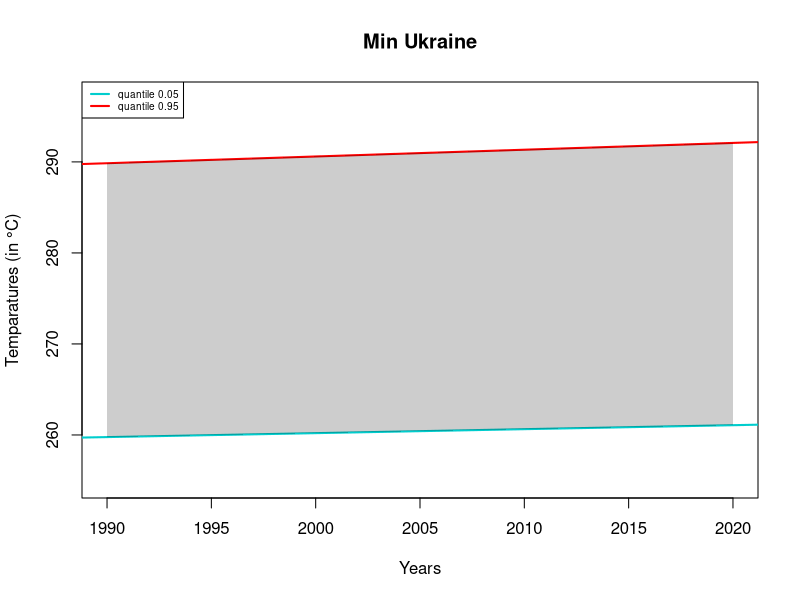

This figure's R source:
# Load data

# ESP
# data_ESP_max <- read.csv("output_data/ESP/aggregate_max_ESP.csv", header = TRUE, sep = ",")
# data_ESP_mean <- read.csv("output_data/ESP/aggregate_mean_ESP.csv", header = TRUE, sep = ",")
# data_ESP_min <- read.csv("output_data/ESP/aggregate_min_ESP.csv", header = TRUE, sep = ",")
# 
# # POL
# data_POL_max <- read.csv("output_data/POL/aggregate_max_POL.csv", header = TRUE, sep = ",")
# data_POL_mean <- read.csv("output_data/POL/aggregate_mean_POL.csv", header = TRUE, sep = ",")
# data_POL_min <- read.csv("output_data/POL/aggregate_min_POL.csv", header = TRUE, sep = ",")
# 
# # PRT
# data_PRT_max <- read.csv("output_data/PRT/aggregate_max_PRT.csv", header = TRUE, sep = ",")
# data_PRT_mean <- read.csv("output_data/PRT/aggregate_mean_PRT.csv", header = TRUE, sep = ",")
# data_PRT_min <- read.csv("output_data/PRT/aggregate_min_PRT.csv", header = TRUE, sep = ",")
# 
# # UKR
data_UKR_max <- read.csv("output_data/UKR/aggregate_max_UKR.csv", header = TRUE, sep = ",")
data_UKR_mean <- read.csv("output_data/UKR/aggregate_mean_UKR.csv", header = TRUE, sep = ",")
data_UKR_min <- read.csv("output_data/UKR/aggregate_min_UKR.csv", header = TRUE, sep = ",")

# We create the plot_temporal_regression function
plot_temporal_regression <- function(data_min, data_mean, data_max, years, title, show_stat = TRUE) {
  
  # We regress the data
  reg1 <- lm(data_min ~ years)
  reg2 <- lm(data_mean ~ years)
  reg3 <- lm(data_max ~ years)
  
  # We plot the regressions and the raw data
  plot(years, data_min, col = "cyan3", xlab = "Years", 
       ylab = "Temparatures (in °C)", main = title, ylim = c(min(predict(reg1), 
      predict(reg2), predict(reg3))-5, max(predict(reg1), predict(reg2), predict(reg3))+5))
  points(years, data_mean, col = "gold")
  points(years, data_max, col = "deeppink3") 
  abline(reg1, col = "cyan3", lwd = 2)
  abline(reg2, col = "gold", lwd = 2)
  abline(reg3, col = "deeppink3", lwd = 2)

  pred1 <- predict(reg1)
  pred2 <- predict(reg2)
  pred3 <- predict(reg3)
  
  # We add the coefficients and the t-test
  if (show_stat == TRUE){
  text(1995, min(pred1)-2, paste(sprintf("coef = %.3f, t = %.3f", coef(reg1)[2], coef(summary(reg1))[2, "t value"])), pos = 4, col = "black")
  text(1995, min(pred2)-2, paste(sprintf("coef = %.3f, t = %.3f", coef(reg2)[2], coef(summary(reg2))[2, "t value"])), pos = 4, col = "black")
  text(1995, min(pred3)-2, paste(sprintf("coef = %.3f, t = %.3f", coef(reg3)[2], coef(summary(reg3))[2, "t value"])), pos = 4, col = "black")
  }
 
  legend("topleft", legend = c("MIN", "MEAN", "MAX"), col = c("cyan3", "gold", "deeppink3"), lwd = 2, cex = 0.6)
}



# We test the function
# plot_temporal_regression(
# data_ESP_min$Median, data_ESP_mean$Median, data_ESP_max$Median, data_ESP_max$Year, 'Spain')
# 
# plot_temporal_regression(
#   data_POL_min$Median, data_POL_mean$Median, data_POL_max$Median, data_POL_max$Year, 'Poland')
# 
# plot_temporal_regression(
#   data_PRT_min$Median, data_PRT_mean$Median, data_PRT_max$Median, data_PRT_max$Year, 'Portugal')
# 
# plot_temporal_regression(
#   data_UKR_min$Median, data_UKR_mean$Median, data_UKR_max$Median, data_UKR_max$Year, 'Ukraine')

plot_temporal_regression_q <- function(data_q05, data_q95, years, title, show_stat = TRUE) {
  
  # We regress the data
  reg1 <- lm(data_q05 ~ years)
  reg2 <- lm(data_q95 ~ years)

  
  # We plot the regressions
  plot(years, data_q05, type = 'n', xlab = "Years", 
       ylab = "Temparatures (in °C)", main = title, ylim = c(min(predict(reg1))-5, max(predict(reg2))+5))
  abline(reg1, col = "cyan3", lwd = 2)
  abline(reg2, col = "red", lwd = 2)
  pred1 <- predict(reg1)
  pred2 <- predict(reg2)
  
  # We do a polygon to show the inter quantile space
  polygon(c(years, rev(years)), c(pred1, rev(pred2)), col = rgb(0, 0, 0, alpha = 50, maxColorValue = 255), border = NA)
  
  # We add the coefficients and the t-test
  if (show_stat == TRUE){
  text(1995, min(pred1)-2, paste(sprintf("coef = %.3f, t = %.3f", coef(reg1)[2], coef(summary(reg1))[2, "t value"])), pos = 4, col = "black")
  text(1995, min(pred2)-2, paste(sprintf("coef = %.3f, t = %.3f", coef(reg2)[2], coef(summary(reg2))[2, "t value"])), pos = 4, col = "black")
  }

  legend("topleft", legend = c("quantile 0.05", "quantile 0.95"), col = c("cyan3", "red"), lwd = 2, cex = 0.6)
}

# We execute the function for the min, mean and max of all the countries
plot_temporal_regression_q(
  data_UKR_min$Quantile_0.05, data_UKR_min$Quantile_0.95, data_UKR_min$Year, 'Min Ukraine', FALSE)
# plot_temporal_regression_q(
#   data_UKR_mean$Quantile_0.05, data_UKR_mean$Quantile_0.95, data_UKR_min$Year, 'Mean Ukraine')
# plot_temporal_regression_q(
#   data_UKR_max$Quantile_0.05, data_UKR_max$Quantile_0.95, data_UKR_min$Year, 'Max Ukraine')
# plot_temporal_regression_q(
#   data_ESP_min$Quantile_0.05, data_ESP_min$Quantile_0.95, data_ESP_min$Year, 'Min Spain')
# plot_temporal_regression_q(
#   data_ESP_mean$Quantile_0.05, data_ESP_mean$Quantile_0.95, data_ESP_min$Year, 'Mean Spain')
# plot_temporal_regression_q(
#   data_ESP_max$Quantile_0.05, data_ESP_max$Quantile_0.95, data_ESP_min$Year, 'Max Spain')
# plot_temporal_regression_q(
#   data_PRT_min$Quantile_0.05, data_PRT_min$Quantile_0.95, data_UKR_min$Year, 'Min Portugal')
# plot_temporal_regression_q(
#   data_PRT_mean$Quantile_0.05, data_PRT_mean$Quantile_0.95, data_UKR_min$Year, 'Mean Portugal')
# plot_temporal_regression_q(
#   data_PRT_max$Quantile_0.05, data_PRT_max$Quantile_0.95, data_UKR_min$Year, 'Max Portugal')
# plot_temporal_regression_q(
#   data_POL_min$Quantile_0.05, data_POL_min$Quantile_0.95, data_ESP_min$Year, 'Min Poland')
# plot_temporal_regression_q(
#   data_POL_mean$Quantile_0.05, data_POL_mean$Quantile_0.95, data_ESP_min$Year, 'Mean Poland')
# plot_temporal_regression_q(
#   data_POL_max$Quantile_0.05, data_POL_max$Quantile_0.95, data_ESP_min$Year, 'Max Poland')
# 
